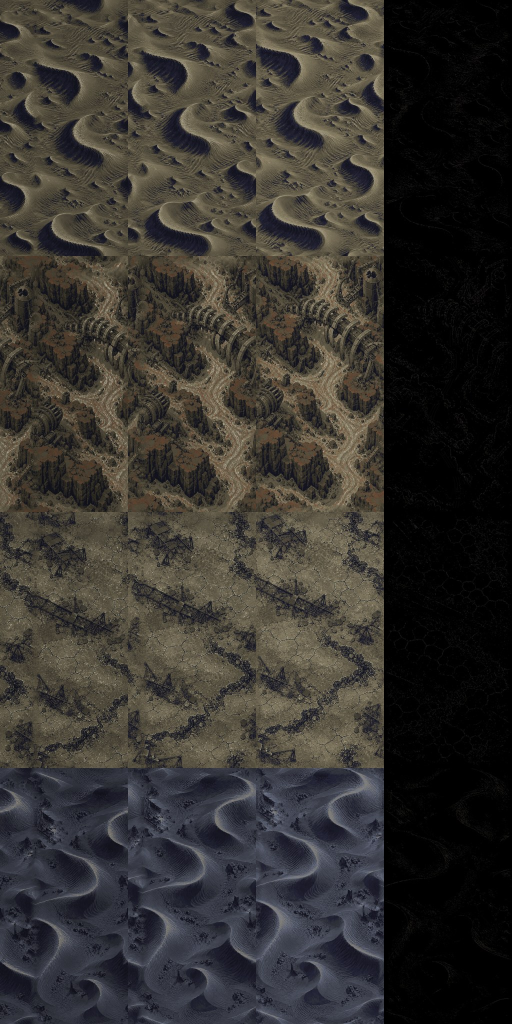
#> input picture Pause/Assets/Art/Boulders~/Desert/src~/ref_variants.jpg, 1024 x 2048 px (shown at 1/2 size)
$ python make_bank_ref.py '../../../../../../Boulders~/Desert/src~/ref_variants.jpg' out.png
#> lines starting #> are read from the running program, lines starting #| are printed output that depends on the picture
"""ref_modest_banks.png: NeonComet's approved idle / bank-left / bank-right cells (row 0), 512 px each on green."""
import sys
from PIL import Image

sheet = Image.open(sys.argv[1]).convert("RGBA")
out = Image.new("RGB", (1536, 512), (0, 255, 0))
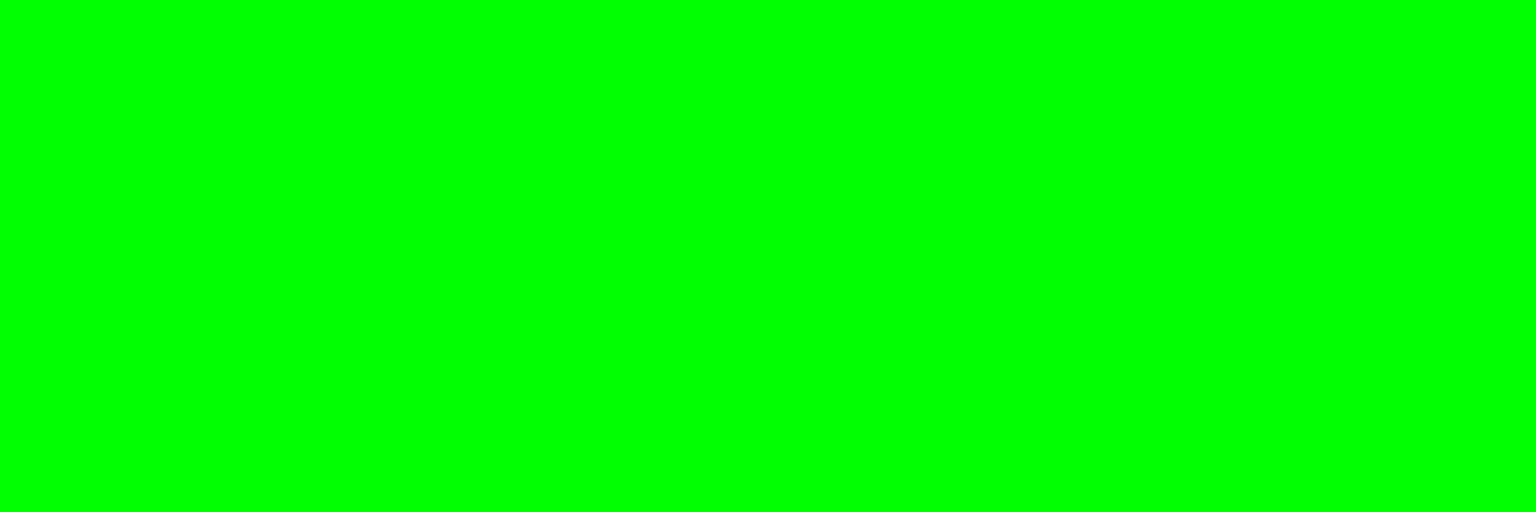
#> out: PIL image 1536x512 RGB; mean R, G, B 0, 255, 0
for i, c in enumerate((0, 6, 7)):
    cell = sheet.crop((c * 256, 0, c * 256 + 256, 256)).resize((512, 512), Image.NEAREST)
    bg = Image.new("RGBA", (512, 512), (0, 255, 0, 255))
    bg.alpha_composite(cell)
    out.paste(bg.convert("RGB"), (i * 512, 0))
#> this loop made 3 passes
#> pass 1, `cell = sheet.crop((c * 256, 0, c * 256 + 256, 256)).resize((512, 512),..`:
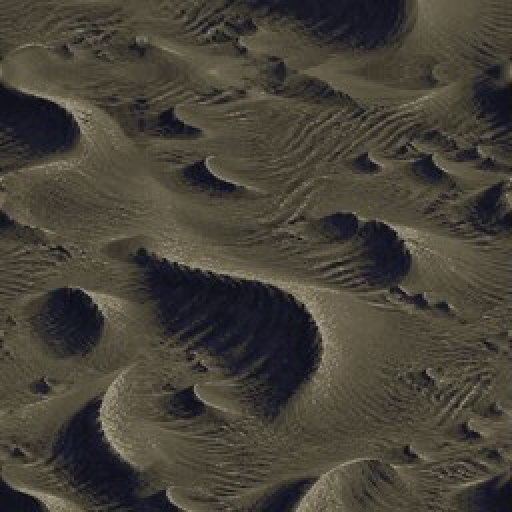
#> cell: PIL image 512x512 RGBA; mean R, G, B, A 70.7, 66, 56.2, 255
#> pass 1, `bg = Image.new("RGBA", (512, 512), (0, 255, 0, 255))`:
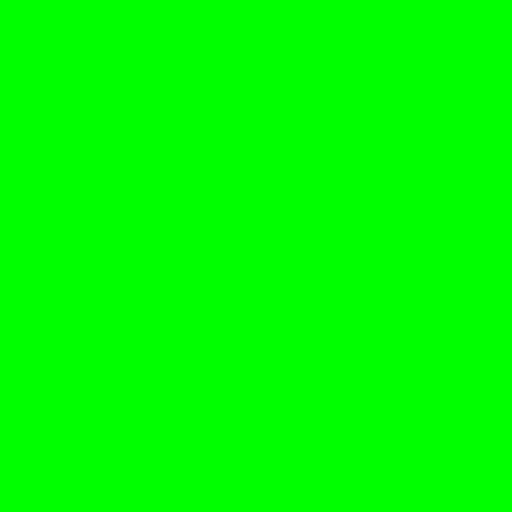
#> bg: PIL image 512x512 RGBA; mean R, G, B, A 0, 255, 0, 255
#> after the loop:
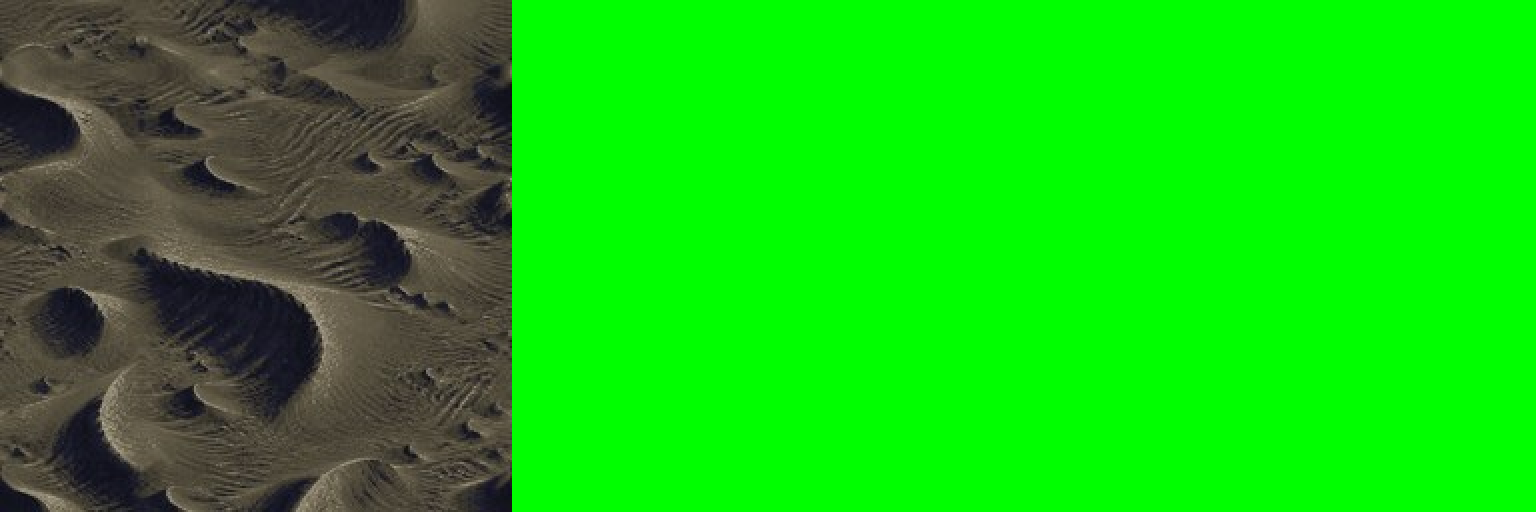
#> out: PIL image 1536x512 RGB; mean R, G, B 23.6, 192, 18.7
out.save(sys.argv[2])
